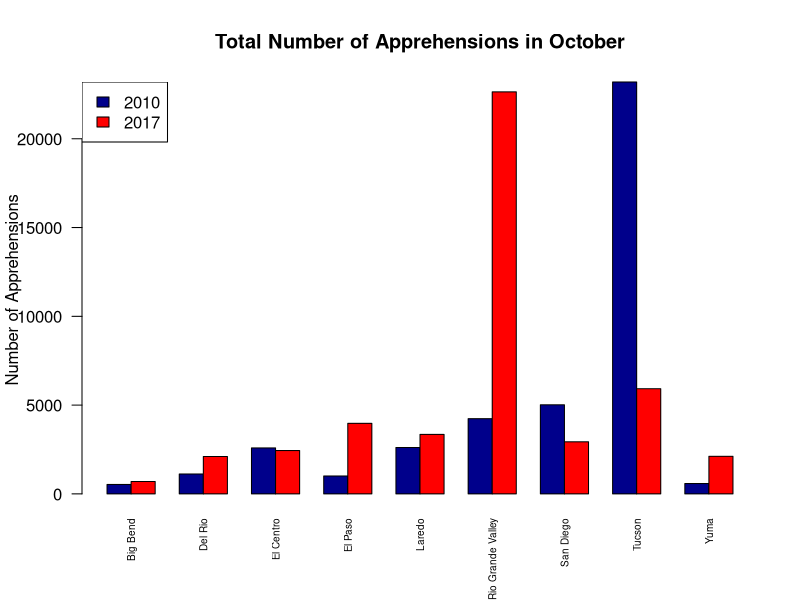
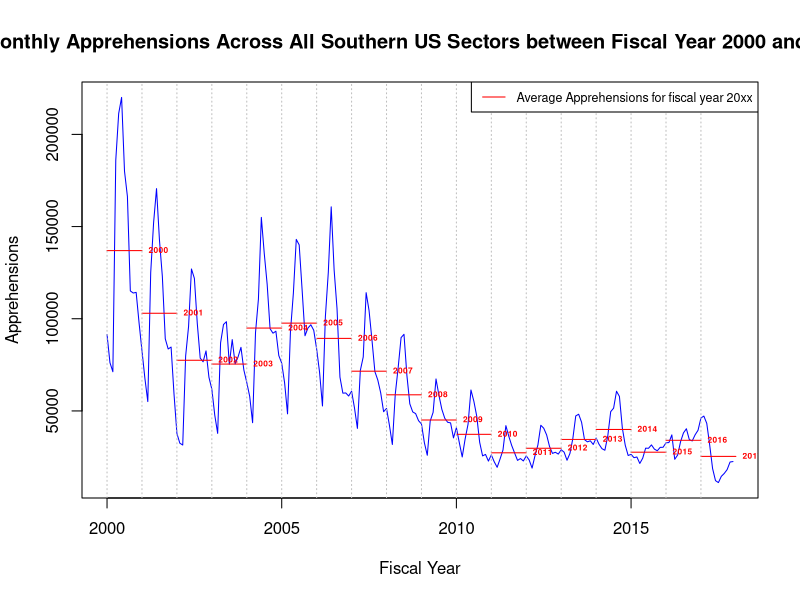

These figures' R source, in order:
# Load the data
PB2010 <- read.csv('./Data/BP Apprehensions 2010.csv')
PB2017 <- read.csv('./Data/PB Apprehensions 2017.csv')
monthly <- read.csv('./Data/PB monthly summaries.csv')

# Clean the data
PB2017 <- PB2017[,-14]
PB2017 <- PB2017[-10,]
PB2017 <- cbind(Sector=PB2010$Sector,as.data.frame(sapply(PB2017[2:ncol(PB2017)],function(x){as.integer(gsub(',','',x))})))

# Save cleaned data
saveRDS(PB2010,file="./Data/PB Apprehensions 2010.rds")
saveRDS(PB2017,file='./Data/PB Apprehensions 2017.rds')
saveRDS(monthly,file='./Data/PB monthly summaries.rds')



# PART A plots

# Compare by month

# write a function that would produce barplots by month
# PB1 and PB2 should be dataframes, and the function is designed to let PB2010 = PB1 and PB2017 = PB2
# n should be a string that indicates the month of the graph

month_graph <- function(PB1,PB2,n){
    month <- c('October','November','December','January','Feburary','March','April','May','June','July','August',
               'September')
    time <- which(month==n)
    m <- rbind(PB1[,time+1],PB2[,time+1])
    rownames(m) <- c('2010','2017')
    colnames(m) <- PB2010$Sector
    barplot(as.matrix(m),col=c('darkblue','red'),ylab='Number of Apprehensions',
            main=paste('Total Number of Apprehensions in', n,sep = ' '),
            beside = TRUE,las=2,cex.names = 0.6)
    legend("topleft", 
           legend = rownames(m), 
           fill = c("darkblue", "red"))
}

month_graph(PB2010,PB2017,'October')

# Compare by sector

# write a function that would produce barplots by sector
# PB1 and PB2 should be dataframes, and the functions is designed to take PB2010 as PB1 and PB2017 as PB2
# n should be a string that indicates the sector of the graph

sector_graph <- function(PB1,PB2,n){
    sector <- as.character(PB2010$Sector)
    s <- which(sector==n)
    m <- rbind(PB1[s,2:13],PB2[s,2:13])
    rownames(m) <- c('2010','2017')
    colnames(m) <- c('October','November','December','January','Feburary','March','April','May','June','July','August',
                    'September')
    barplot(as.matrix(m),col=c('yellow','green'),ylab='Number of Apprehensions',
            main=paste('Total Number of Apprehensions in',n,sep = ' '),
            beside = TRUE, las=2)
    legend("topright", 
           legend = rownames(m), 
           fill = c("yellow", "green"))
}


# PART B t-test by sector

# Sector with most apprehensions in 2010
PB2010$Total <- apply(PB2010[,-1],1,sum)
most_2010 <- PB2010[PB2010$Total==max(PB2010$Total),]
most_2010_s <- as.character(PB2010$Sector[PB2010$Total==max(PB2010$Total)]) # gives the name of the sector

# Sector with most apprehensions in 2017
PB2017$Total <- apply(PB2017[,-1],1,sum)
most_2017 <- PB2017[PB2017$Total==max(PB2017$Total),]
most_2017_s <- as.character(PB2017$Sector[PB2017$Total==max(PB2017$Total)]) # gives the name of the sector

# Combine these two rows as a new dataframe
most <- as.data.frame(t(rbind(most_2010,most_2017)))
colnames(most) <- c('2010','2017')
most <- most[-1,]
most <- most[-13,]
most$`2010` <- as.numeric(as.character(most$`2010`))
most$`2017` <- as.numeric(as.character(most$`2017`))

# a variance test first
var.test(most$`2010`,most$`2017`) # the result of the test is that two samples have same variance

# then the initial t-test
t.test(most$`2010`,most$`2017`,paired=FALSE,var.equal = TRUE) 
# with a significance level of 0.05, we have to reject the null hypothesis and conclude that there are differences in mean

# a second t-test to find out if the mean level of apprehension increases from 2010 to 2017
t.test(most$`2010`,most$`2017`,paired=FALSE,var.equal = TRUE,alternative='greater')
# with a significance level of 0.05, we have to reject the null hypothesis and conclude that the mean level in 2010 is greater than the mean level in 2017



# PART C t-test for three month period

# Three months periods

# write a function that would return a dataframe with the total number of apprehensions in 3-month period
# object should be a data frame, particularly, should be either PB2010 or PB2017

three_period <- function(object) {
  period <- data.frame()
  for (i in (1:nrow(object))) {
    for (j in (1:(ncol(object)-3))){
      period[i,j] <- object[i,j+1]+object[i,j+2]+object[i,j+3]
    }
  }
  colnames(period) <- c('Oct-Dec','Nov-Jan','Dec-Feb','Jan-Mar','Feb-Apr','Mar-May','Apr-Jun',
                        'May-Jul','Jun-Aug','Jul-Sep')
  rownames(period) <- PB2017$Sector
  period
}

t_month_2010 <- three_period(PB2010[,1:13])
t_month_2017 <- three_period(PB2017[,1:13])

# Calculate the total apprehension for each three month period and assign a name for the new row
t_month_2010 <- rbind(t_month_2010,colSums(t_month_2010))
rownames(t_month_2010) <- c(rownames(t_month_2010)[-length(rownames(t_month_2010))],'Total')

t_month_2017 <- rbind(t_month_2017,colSums(t_month_2017))
rownames(t_month_2017) <- c(rownames(t_month_2017)[-length(rownames(t_month_2017))],'Total')

# Find the maximum apprehension level for each year and return the time period
max_2010 <- t_month_2010[,t_month_2010[length(t_month_2010),]==max(t_month_2010[length(t_month_2010),])]
max_2017 <- t_month_2017[,t_month_2017[length(t_month_2017),]==max(t_month_2017[length(t_month_2017),])]

max_2010_period <- colnames(t_month_2010)[t_month_2010[length(t_month_2010),]==max(t_month_2010[length(t_month_2010),])] # gives the exact time period of the max level apprehension
max_2017_period <- colnames(t_month_2017)[t_month_2017[length(t_month_2017),]==max(t_month_2017[length(t_month_2017),])] # gives the exact time period of the max level apprehension

# Combine these two samples together under a new data frame
max_three <- as.data.frame(cbind(max_2010,max_2017))

# Perform a variance test first
var.test(max_three$max_2010,max_three$max_2017) # the result of the variance test is that two samples having the same variance

# then do a two-sided t-test
t.test(max_three$max_2010,max_three$max_2017,paired = FALSE,var.equal = TRUE)
# with a significance level of 0.05, we can conclude that means of these two samples are different

# then do a one-sided test to see whether there is an increase in apprehension from 2010 to 2017
t.test(max_three$max_2010,max_three$max_2017,paired=FALSE,var.equal = TRUE,alternative = 'less')
# with a significance level of 0.05, we can conclude that mean level of apprehension in 2017 is greater than the mean level of apprehension in 2010
# thus we can say that there is an increae in meal apprehension level from 2010 to 2017



# PART D time series data

# order the dataset so that the year is in ascending order
monthly <- monthly[order(monthly$year),]

# yearly average apprehension
monthly$mean <- apply(monthly[,-1],1,mean)

ts1 <- monthly[,2:13]
ts2 <- as.vector(t(ts1))
ts3 <- ts(ts2, start = c(2000,1), frequency=12)

tsplot <- function(ts) {
  ts.plot(ts, gpars=list(xlab="Fiscal Year", ylab="Apprehensions", lty=c(1:3)),col='blue',main='Monthly Apprehensions Across All Southern US Sectors between Fiscal Year 2000 and 2017')
  label <- as.character(seq(from=2000,to=2017))
  for (i in 1:18) {
    segments(monthly$year[i],monthly$mean[i],monthly$year[i]+1,monthly$mean[i],col='red')
    text(x=monthly$year[i]+0.9,y=monthly$mean[i],pos=4,labels=label[i],col='red',cex=0.5,font=2)
  }
  abline(v=2000:2017,col='grey',lty=3)
  legend('topright',lty=1,col='red',legend = 'Average Apprehensions for fiscal year 20xx',cex = 0.75)
}

tsplot(ts3)
